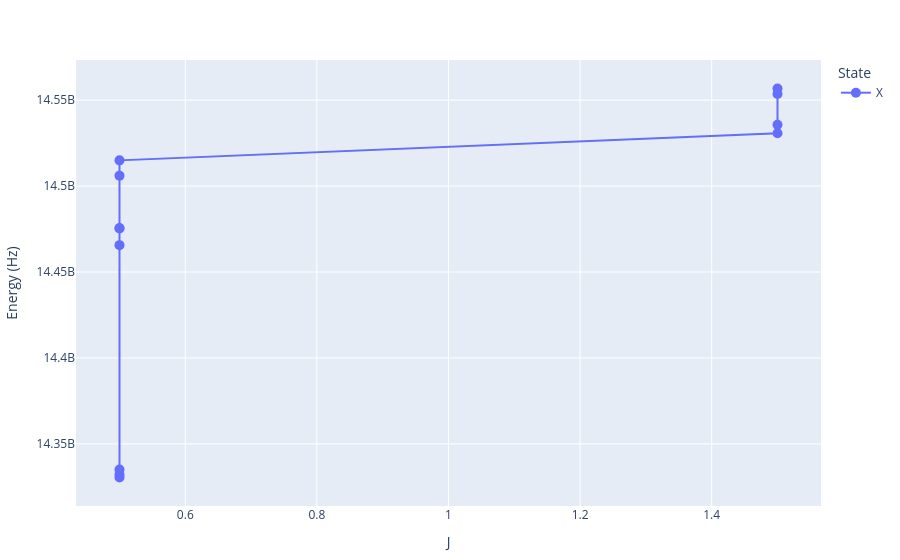

Notebook cell for this chart:
### Code cell
# Plot the data using PlotlyJS filtered only for the ground states
PlotlyJS.plot(
    df[df.state .== "X", :],
    x=:J,
    y=:energy,
    color=:state,
    labels=Dict(
        :energy => "Energy (Hz)",
        :J => "J",
        :state => "State"
    ),
    title="Energy levels of RaF X state",
    marker=attr(size=10),
    layout=attr(showlegend=true)
)

### Figure 1 — Plotly figure (JSON) as saved in the notebook; plotly's stock layout.template omitted (floating-point values rounded to 4 significant figures)
{"data": [{"layout": {"showlegend": true}, "legendgroup": "X", "marker": {"color": "#636efa", "size": 10}, "name": "X", "showlegend": true, "title": "Energy levels of RaF X state", "type": "scatter", "x": [0.5, 0.5, 0.5, 0.5, 0.5, 0.5, 0.5, 0.5, 1.5, 1.5, 1.5, 1.5], "xaxis": "x", "y": [14330000000.0, 14330000000.0, 14340000000.0, 14470000000.0, 14480000000.0, 14480000000.0, 14510000000.0, 14510000000.0, 14530000000.0, 14540000000.0, 14550000000.0, 14560000000.0], "yaxis": "y"}], "layout": {"legend": {"title": {"text": "State"}, "tracegroupgap": 0}, "margin": {"b": 50, "l": 50, "r": 50, "t": 60}, "xaxis": {"title": {"text": "J"}}, "yaxis": {"title": {"text": "Energy (Hz)"}}}}
